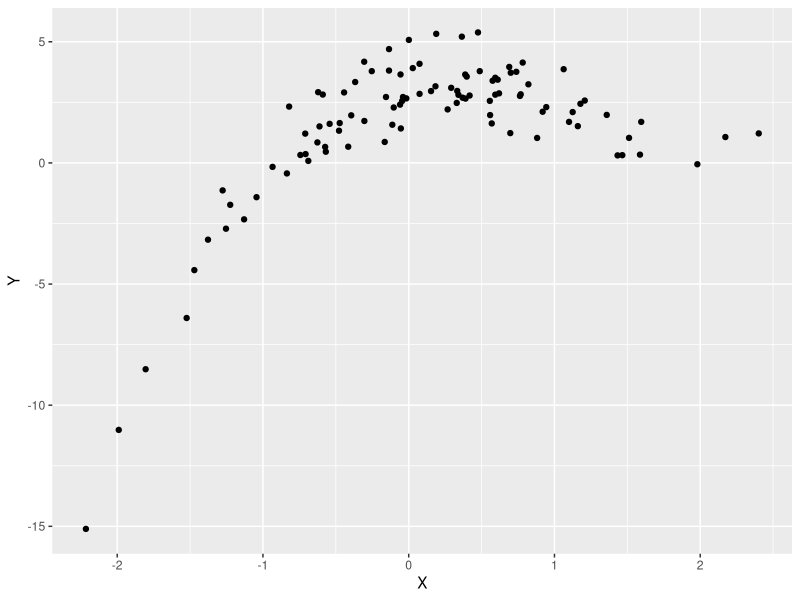
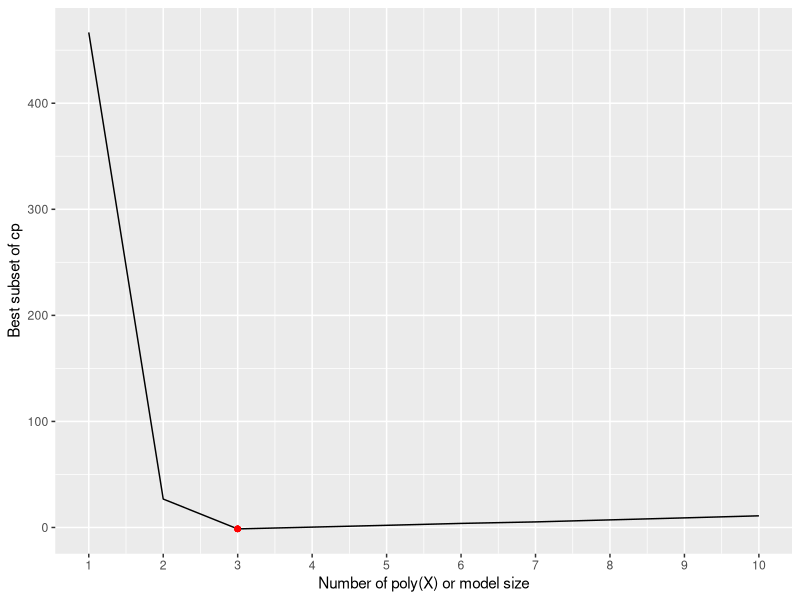
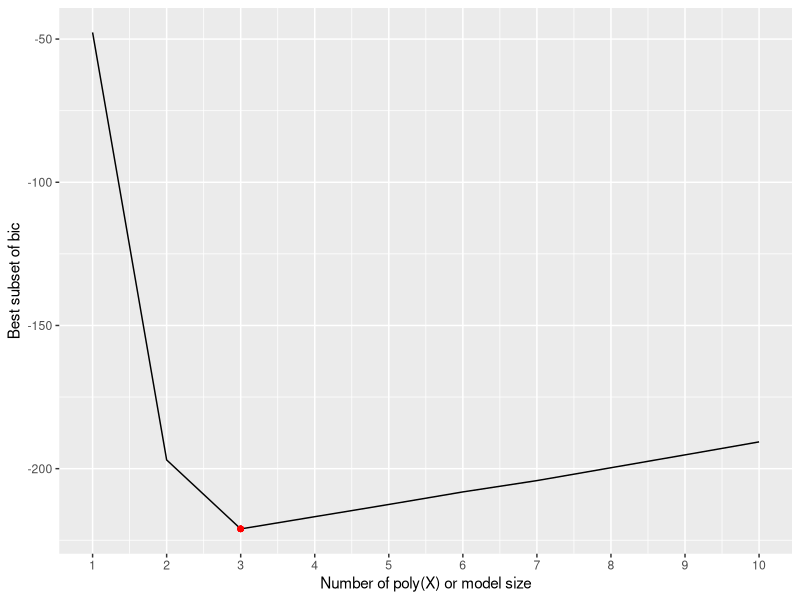
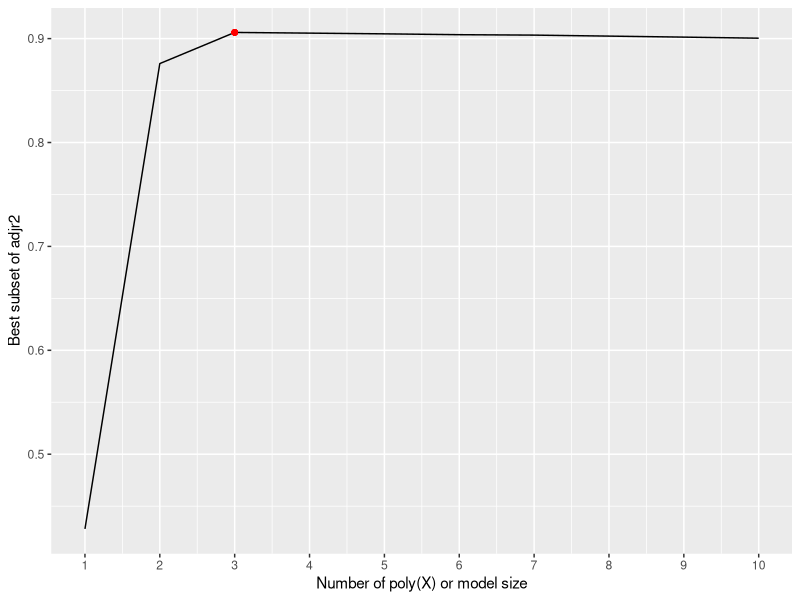

The R script that drew these images, in order:
## ---- chunk 1
library(tidyverse)
## ---- chunk 2
set.seed(1)
## ---- chunk 3
X <- rnorm(100)
epsilon <- rnorm(100)
## ---- chunk 4
beta0 = 3
beta1 = 1
beta2 = -2
beta3 = 0.5
## ---- chunk 5
Y <- beta0 + beta1 * X + beta2 * X^2 + beta3 * X^3 + epsilon
## ---- chunk 6
ggplot(data = tibble(X,Y)) +
	geom_point(aes(x = X, y = Y))
# qplot(X,Y)
## ---- chunk 7
library(leaps)
## ---- chunk 8
mod.full <- regsubsets(Y ~ poly(X, 10, raw = T), 
													data = tibble(Y, X), 
													nvmax = 10)
## ---- chunk 9
(mod.summary <- summary(mod.full))
## ---- chunk 10
min.cp <- which.min(mod.summary$cp)
min.bic <- which.min(mod.summary$bic)
max.adjr2 <- which.max(mod.summary$adjr2)
## ---- chunk 11
plot_statistics <- function(stat, opt.stat) {
	variable <- mod.summary[[stat]]
	
	gg <- ggplot(tibble(x = seq_along(variable), y = variable)) +
		geom_line(aes(x = x, y = y)) +
		geom_point(aes(x = opt.stat, y = variable[min.cp]), colour = "red") +
		scale_x_continuous(breaks = seq(1:10)) +
		labs(x = "Number of poly(X) or model size", y = paste("Best subset of", stat))
	return(gg)
}
## ---- chunk 12
plot_statistics("cp", min.cp)
plot_statistics("bic", min.bic)
plot_statistics("adjr2", max.adjr2)
## ---- chunk 13
coefficients(mod.full, id = 3)
